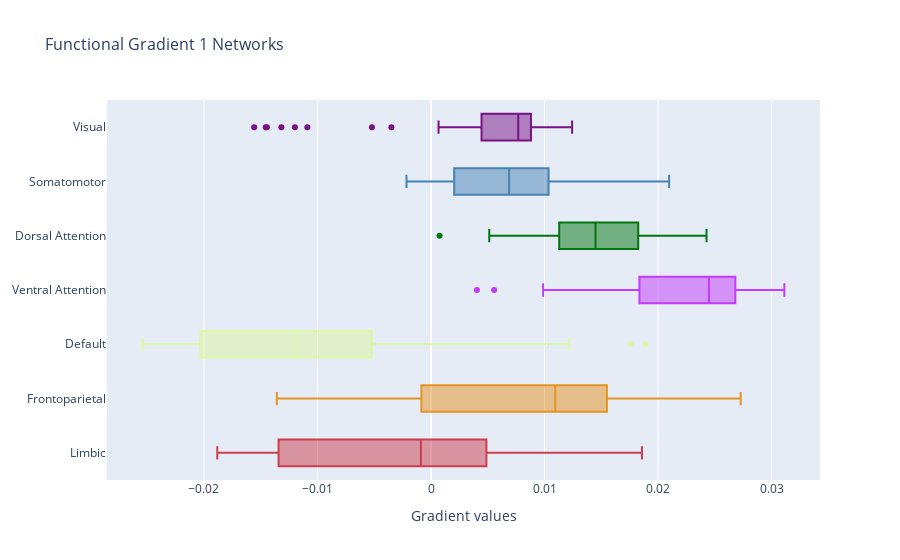

The cell this chart's notebook holds for it:
### Markdown cell above
#### test plot network with Ploty

### Code cell
import plotly.graph_objects as go
fig = go.Figure()
# Use x instead of y argument for horizontal plot
fig.add_trace(go.Box(x=funcG1_net['Limbic'], name="Limbic",  marker_color="#cd3e4e"))
fig.add_trace(go.Box(x=funcG1_net['Frontoparietal'], name="Frontoparietal", marker_color="#e69422"))
fig.add_trace(go.Box(x=funcG1_net['Default'], name="Default",  marker_color="#dcf8a4"))
fig.add_trace(go.Box(x=funcG1_net['Ventral Attention'], name="Ventral Attention",  marker_color="#c43afa"))
fig.add_trace(go.Box(x=funcG1_net['Dorsal Attention'], name="Dorsal Attention", marker_color="#00760e"))
fig.add_trace(go.Box(x=funcG1_net['Somatomotor'], name="Somatomotor", marker_color="#4682b4"))
fig.add_trace(go.Box(x=funcG1_net['Visual'], name="Visual",  marker_color="#781286"))
fig.update_layout(title_text="Functional Gradient 1 Networks", showlegend=False, title_font_size=16, xaxis_title="Gradient values",)
fig.show()
